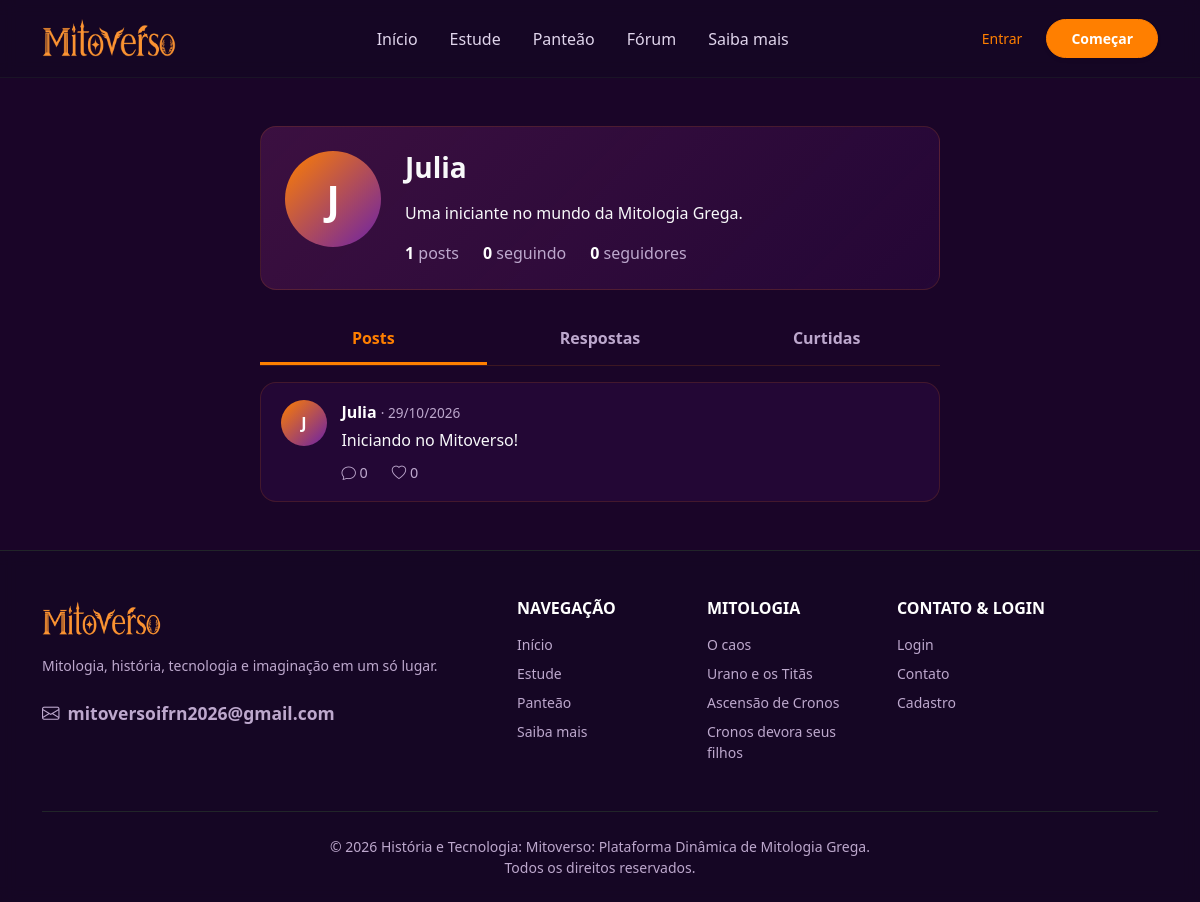
/perfil/1, run on an earlier commit of the app's database.
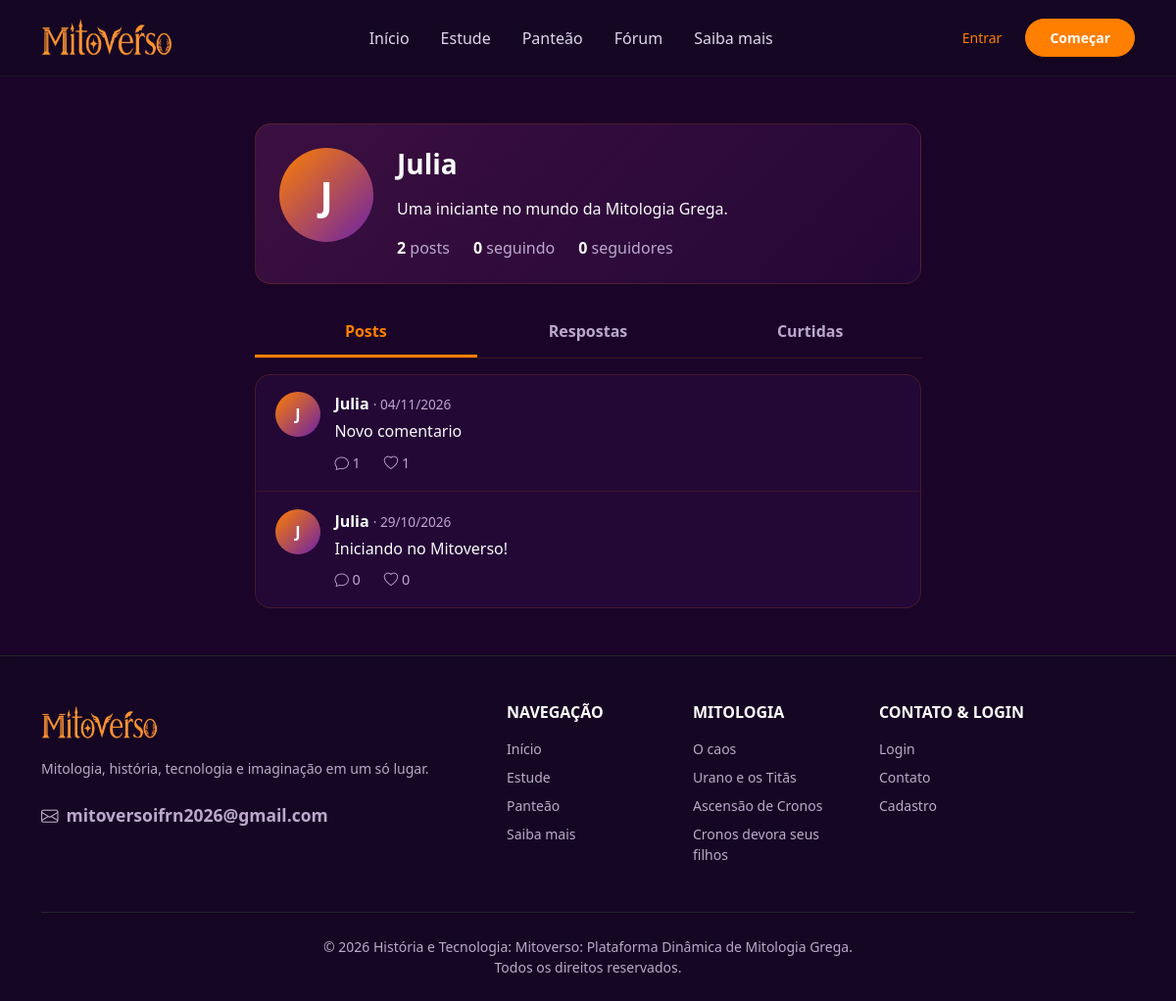
And on a later commit of the database.
### app/models/usuario.py (models this page shows)
class Usuario(UserMixin, db.Model):
    __tablename__ = "usuario"
    id = db.Column(db.Integer, primary_key = True)
    nome = db.Column(db.String(100), nullable = False)
    email = db.Column(db.String(100), nullable = False, unique = True)
    senha = db.Column(db.String(256), nullable = False)
    bio = db.Column(db.String(200))
    criado_em = db.Column(db.DateTime, default = lambda: datetime.now(timezone.utc))
    seguindo = db.relationship(
        "Usuario",
        secondary = seguidor,
        primaryjoin = (seguidor.c.id_seguidor == id),
        secondaryjoin = (seguidor.c.id_seguido == id),
        backref = "seguidores"
    )

### app/models/post.py (models this page shows, shortened)
class Post(db.Model):
    __tablename__ = "post"
    id = db.Column(db.Integer, primary_key = True)
    conteudo = db.Column(db.Text, nullable = False)
    criado_em = db.Column(db.DateTime, nullable = False, default = lambda: datetime.now(timezone.utc))
    id_usuario = db.Column(db.Integer, db.ForeignKey("usuario.id"), nullable = False)
    id_pai = db.Column(db.Integer, db.ForeignKey("post.id"), nullable = True)
    autor = db.relationship("Usuario", backref = db.backref("posts", cascade = "all, delete-orphan"))
    respostas = db.relationship(
        "Post",
        backref = db.backref("pai", remote_side = [id]),
        cascade = "all, delete-orphan",
        order_by = "Post.criado_em"
    )
    curtidas = db.relationship("Curtida", backref = "post", cascade = "all, delete-orphan")

### app/routes/perfil.py (the view)
@perfil_bp.route("/perfil/<int:id_usuario>")
def ver_perfil(id_usuario):
    usuario = db.get_or_404(Usuario, id_usuario)
    aba = request.args.get("aba", "posts")
    if aba not in ("posts", "respostas", "curtidas"):
        aba = "posts"
    pagina = request.args.get("pagina", 1, type = int)
    paginacao = listar_posts_do_usuario(usuario, aba, pagina)
    return render_template(
        "usuario/perfil.html",
        usuario = usuario,
        aba = aba,
        paginacao = paginacao,
        total_posts = contar_posts(usuario)
    )

### app/templates/usuario/perfil.html (shortened to what this page needs)
{% extends 'base.html' %}
{% block css %}
    <link rel="stylesheet" href="{{ url_for('static', filename='css/forum.css') }}">
    <link rel="stylesheet" href="{{ url_for('static', filename='css/perfil.css') }}">
{% endblock %}
{% block conteudo %}
<div class="container py-5">
    <div class="forum-coluna">
        <div class="painel perfil-topo p-4 mb-4">
            <div class="d-flex flex-wrap align-items-start gap-4">
                <span class="avatar-inicial avatar-grande">{{ usuario.nome[0]|upper }}</span>
                <div class="flex-grow-1">
                    <div class="d-flex flex-wrap justify-content-between align-items-start gap-2">
                        <div>
                            <h1 class="h3 fw-bold mb-0">{{ usuario.nome }}</h1>
                        </div>
                    </div>
                    {% if usuario.bio %}
                        <p class="mt-3 mb-0 post-texto">{{ usuario.bio }}</p>
                    {% elif current_user.is_authenticated and current_user.id == usuario.id %}
                        <p class="mt-3 mb-0 text-mv-muted">Você ainda não escreveu uma bio. Clique em "Editar perfil".</p>
                    {% endif %}
                    <div class="perfil-contagens mt-3">
                        <span><strong>{{ total_posts }}</strong> posts</span>
                        <span><strong>{{ usuario.seguindo|length }}</strong> seguindo</span>
                        <span><strong>{{ usuario.seguidores|length }}</strong> seguidores</span>
                    </div>
                </div>
            </div>
        </div>
        <div class="abas">
            <a href="{{ url_for('perfil.ver_perfil', id_usuario=usuario.id) }}" class="{{ 'ativa' if aba == 'posts' }}">Posts</a>
            <a href="{{ url_for('perfil.ver_perfil', id_usuario=usuario.id, aba='respostas') }}" class="{{ 'ativa' if aba == 'respostas' }}">Respostas</a>
            <a href="{{ url_for('perfil.ver_perfil', id_usuario=usuario.id, aba='curtidas') }}" class="{{ 'ativa' if aba == 'curtidas' }}">Curtidas</a>
        </div>
        <div class="painel lista-posts">
            {% for post in paginacao.items %}
                {% include 'usuario/_post_card.html' %}
            {% else %}
                <p class="text-mv-muted text-center p-5 mb-0">Nada por aqui ainda.</p>
            {% endfor %}
        </div>
    </div>
</div>
{% endblock %}

### app/templates/base.html (shortened to what this page needs)
<!DOCTYPE html>
<html lang="pt-BR">
<head>
    <link href="https://cdn.jsdelivr.net/npm/bootstrap@5.3.8/dist/css/bootstrap.min.css" rel="stylesheet">
    <link rel="stylesheet" href="https://cdn.jsdelivr.net/npm/bootstrap-icons@1.11.3/font/bootstrap-icons.min.css">
    <link rel="stylesheet" href="{{ url_for('static', filename='css/style.css') }}">
    <link rel="stylesheet" href="{{ url_for('static', filename='css/cab_rod_index.css') }}">
    {% block css %} {% endblock %}
</head>
<body class="d-flex flex-column min-vh-100">
    <header class="sticky-top">
        <nav class="navbar navbar-expand-lg navbar-dark bg-mitoverso-nav border-bottom border-dark border-opacity-50 py-3">
            <div class="container">
                <a class="navbar-brand d-flex align-items-center p-0" href="{{url_for('principal')}}">
                    <div class="logo-container-header me-2">
                        <img src="{{url_for('static', filename='img/img001 - logo.png')}}" alt="Logo Mitoverso" class="logo-header">
                    </div>
                </a>
                <div class="collapse navbar-collapse" id="navbarMitoverso">
                    <ul class="navbar-nav mx-auto mb-2 mb-lg-0 gap-lg-3">
                        <li class="nav-item">
                            <a class="nav-link" aria-current="page" href="{{url_for('index')}}">Início</a>
                        </li>
                        <li class="nav-item">
                            <a class="nav-link" href="{{url_for('principal')}}">Estude</a>
                        </li>
                        <li class="nav-item">
                            <a class="nav-link" href="{{url_for('cards')}}">Panteão</a>
                        </li>
                        <li class="nav-item">
                            <a class="nav-link" href="{{url_for('posts.feed')}}">Fórum</a>
                        </li>
                        <li class="nav-item">
                            <a class="nav-link" href="{{url_for('projeto')}}">Saiba mais</a>
                        </li>
                    </ul>
                    <div class="d-flex align-items-center gap-2 mt-3 mt-lg-0">
                        {% if current_user.is_authenticated %}
                            <a href="{{url_for('perfil.meu_perfil')}}" class="btn btn-outline-light btn-sm px-3 py-2 border-0 text-light fw-medium text-orange">
                                <i class="bi bi-person-circle me-1"></i>{{ current_user.nome.split()[0] }}
                            </a>
                            <form action="{{url_for('autenticacao.logout')}}" method="POST" class="m-0">
                                <input type="hidden" name="csrf_token" value="{{ csrf_token() }}">
                                <button type="submit" class="btn btn-mitoverso btn-sm px-4 py-2 shadow-sm rounded-pill">Sair</button>
                            </form>
                        {% else %}
                            <a href="{{url_for('autenticacao.login')}}" class="btn btn-outline-light btn-sm px-3 py-2 border-0 text-light fw-medium text-orange">Entrar</a>
                            <a href="{{url_for('principal')}}" class="btn btn-mitoverso btn-sm px-4 py-2 shadow-sm rounded-pill">Começar</a>
                        {% endif %}
                    </div>
                </div>
            </div>
        </nav>
    </header>
    <main class="flex-grow-1 d-flex flex-column">
        {% block conteudo %} {% endblock %}
    </main>
    <footer id="comunidade" class="bg-mitoverso-dark border-top border-dark pt-5 pb-4">
        <div class="container">
            <div class="row g-4 mb-5">
                <div class="col-lg-5 col-md-6">
                    <a class="navbar-brand d-inline-block mb-3 p-0" href="{{url_for('principal')}}">
                        <div class="logo-container-footer">
                            <img src="{{url_for('static', filename='img/img001 - logo.png')}}" alt="Logo Mitoverso" class="logo-footer">
                        </div>
                    </a>
                    <p class="text-mv-muted small mb-4">
                        Mitologia, história, tecnologia e imaginação em um só lugar.
                    </p>
                    <div class="d-flex align-items-center gap-3 fs-5">
                        <a href="mailto:mitoversoifrn2026@gmail.com" class="text-decoration-none fw-semibold text-mv-muted small">
                            <i class="bi bi-envelope me-2"></i>mitoversoifrn2026@gmail.com
                        </a>
                    </div>
                </div>
                <div class="col-lg-2 col-md-6">
                    <h5 class="text-white fw-bold mb-3 fs-6 text-uppercase">Navegação</h5>
                    <ul class="list-unstyled text-mv-muted small d-flex flex-column gap-2 mb-0">
                        <li><a href="{{url_for('index')}}" class="text-decoration-none text-mv-muted">Início</a></li>
                        <li><a href="{{url_for('principal')}}" class="text-decoration-none text-mv-muted">Estude</a></li>
                        <li><a href="{{url_for('cards')}}" class="text-decoration-none text-mv-muted">Panteão</a></li>
                        <li><a href="{{url_for('projeto')}}" class="text-decoration-none text-mv-muted">Saiba mais</a></li>
                    </ul>
                </div>
                <div class="col-lg-2 col-md-6">
                    <h5 class="text-white fw-bold mb-3 fs-6 text-uppercase">Mitologia</h5>
                    <ul class="list-unstyled text-mv-muted small d-flex flex-column gap-2 mb-0">
                        <li><a href="#" class="text-decoration-none text-mv-muted">O caos</a></li>
                        <li><a href="#" class="text-decoration-none text-mv-muted">Urano e os Titãs</a></li>
                        <li><a href="#" class="text-decoration-none text-mv-muted">Ascensão de Cronos</a></li>
                        <li><a href="#" class="text-decoration-none text-mv-muted">Cronos devora seus filhos</a></li>
                    </ul>
                </div>
                <div class="col-lg-2 col-md-6">
                    <h5 class="text-white fw-bold mb-3 fs-6 text-uppercase">Contato & Login</h5>
                    <ul class="list-unstyled text-mv-muted small d-flex flex-column gap-2 mb-0">
                        <li><a href="{{url_for('autenticacao.login')}}" class="text-decoration-none text-mv-muted">Login</a></li>
                        <li><a href="mailto:mitoversoifrn2026@gmail.com" class="text-decoration-none text-mv-muted">Contato</a></li>
                        <li><a href="{{url_for('autenticacao.cadastro')}}" class="text-decoration-none text-mv-muted">Cadastro</a></li>
                    </ul>
                </div>
            </div>
            <div class="border-top border-dark pt-4 text-center text-mv-muted small">
                <p class="mb-0">&copy; 2026 História e Tecnologia: Mitoverso: Plataforma Dinâmica de Mitologia Grega.<br>Todos os direitos reservados.<br></p>
            </div>
        </div>
    </footer>
</body>
</html>

### app/templates/usuario/_post_card.html (shortened to what this page needs)
<article class="post-card" id="post-{{ post.id }}">
    <a href="{{ url_for('perfil.ver_perfil', id_usuario=post.autor.id) }}" class="avatar-inicial" aria-label="Perfil de {{ post.autor.nome }}">
        {{ post.autor.nome[0]|upper }}
    </a>
    <div class="post-corpo">
        <div class="post-cabecalho">
            <a href="{{ url_for('perfil.ver_perfil', id_usuario=post.autor.id) }}" class="post-autor">{{ post.autor.nome }}</a>
            <span class="post-data">· {{ post.criado_em|tempo_atras }}</span>
        </div>
        <a href="{{ url_for('posts.ver_post', id_post=post.id) }}" class="post-texto-link">
            <p class="post-texto">{{ post.conteudo }}</p>
        </a>
        <div class="post-acoes">
            <a href="{{ url_for('posts.ver_post', id_post=post.id) }}" class="acao">
                <i class="bi bi-chat"></i> {{ post.respostas|length }}
            </a>
            {% if current_user.is_authenticated %}
                <form action="{{ url_for('posts.curtir', id_post=post.id) }}" method="POST" class="d-inline">
                    <input type="hidden" name="csrf_token" value="{{ csrf_token() }}">
                    <input type="hidden" name="next" value="{{ request.full_path|trim('?') }}#post-{{ post.id }}">
                    <button type="submit" class="acao {{ 'curtido' if post.curtido_por(current_user) }}" aria-label="Curtir">
                        <i class="bi {{ 'bi-heart-fill' if post.curtido_por(current_user) else 'bi-heart' }}"></i> {{ post.curtidas|length }}
                    </button>
                </form>
            {% else %}
                <a href="{{ url_for('autenticacao.login') }}" class="acao">
                    <i class="bi bi-heart"></i> {{ post.curtidas|length }}
                </a>
            {% endif %}
        </div>
    </div>
</article>

What changed in the data, as far as the page shows it:
added Post: autor "J", autor.nome "Julia", criado_em|tempo_atras "04/11/2026", conteudo "Novo comentario", respostas|length "1", curtidas|length "1"
Also different on the page:
{{ total_posts }}: "1" → "2"
